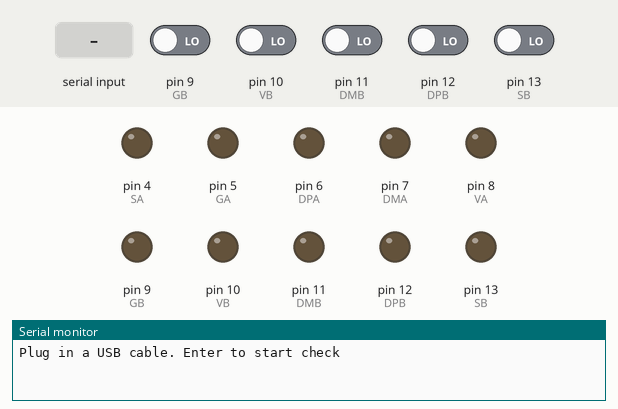
Bench run of a sketch on a simulated Arduino Uno, built with avr-gcc and run on an emulated ATmega328P. On the bench: output pins drawn as LEDs (lit = HIGH), the last lines printed to the serial monitor. Inputs (shaded band) come from the test bench; at power-on: pin 9 (GB), pin 10 (VB), pin 11 (DMB), pin 12 (DPB), pin 13 (SB) LOW.

Above: at 0.8 s.
0.9 s: "1" received over Serial
At 1.45 s:
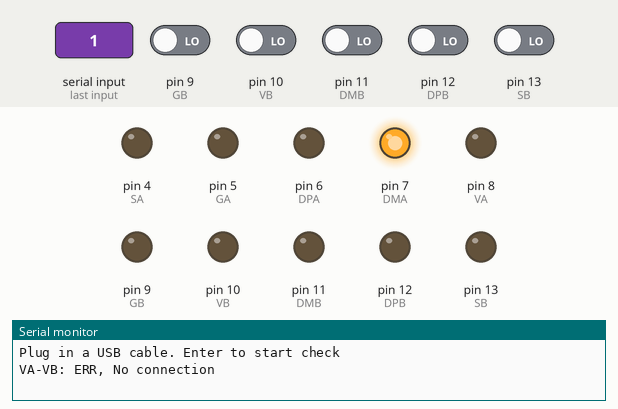
At 2.05 s:
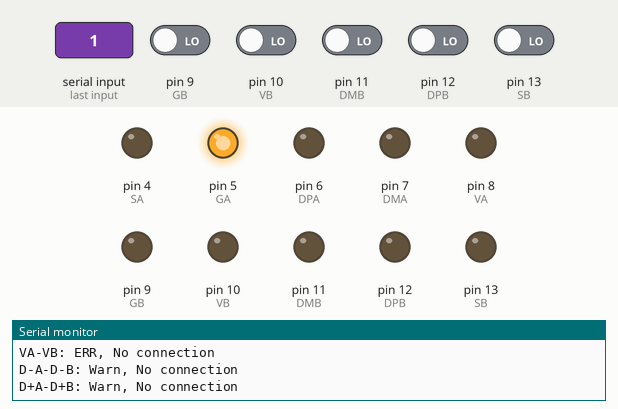
Timing chart, 0 to 3.9 s (numbered marks = the images above; inputs shaded):
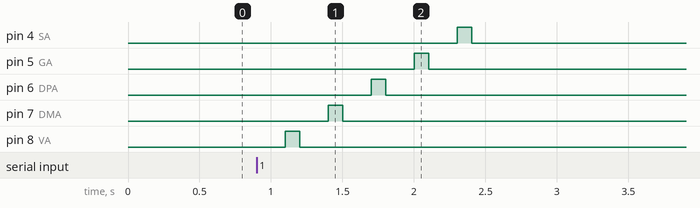

The sketch:

A-B_checker.ino
```cpp
// C++ code
#define VA 8 // typeA V
#define DMA 7 // typeA D-
#define DPA 6 // typeA D+
#define GA 5 // typeA GND
#define SA 4 // typeA shield
#define VB 10 // typeB V
#define DMB 11 // typeB D-
#define DPB 12 // typeB D+
#define GB 9 // typeB GND
#define SB 13 // typeB shield

void(* resetFunc) (void) = 0;

void setup()
{
  Serial.begin(9600);
  Serial.println("Plug in a USB cable. Enter to start check");
  while (Serial.available() == 0) {};
  Serial.read();

  ResetAllPins();

  // typeA V to typeB all
  pinMode(VA, OUTPUT);
  digitalWrite(VA, HIGH);
  delay(100); //十分な時間を待たないと誤反応する
  if(digitalRead(VB)){
    Serial.println("VA-VB: OK");
  } else {
    Serial.println("VA-VB: ERR, No connection");
  };
  if(digitalRead(DMB)){
    Serial.println("VA-D-B: ERR, wrongly connected");
  };
  if(digitalRead(DPB)){
    Serial.println("VA-D+B: ERR, wrongly connected");
  };
  if(digitalRead(GB)){
    Serial.println("VA-GNDB: ERR, wrongly connected");
  };
  if(digitalRead(SB)){
    Serial.println("VA-ShieldB: ERR, wrongly connected");
  };

  ResetAllPins();

  // typeA D- to typeB all
  pinMode(DMA, OUTPUT);
  digitalWrite(DMA, HIGH);
  delay(100);
  if(digitalRead(VB)){
    Serial.println("D-A-VB: ERR, wrongly connected");
  };
  if(digitalRead(DMB)){
    Serial.println("D-A-D-B: OK");
  } else {
    Serial.println("D-A-D-B: Warn, No connection");
  };
  if(digitalRead(DPB)){
    Serial.println("D-A-D+B: ERR, wrongly connected");
  };
  if(digitalRead(GB)){
    Serial.println("D-A-GB: ERR, wrongly connected");
  };
  if(digitalRead(SB)){
    Serial.println("D-A-ShieldB: ERR, wrongly connected");
  };

  ResetAllPins();

  // typeA D+ to typeB all
  pinMode(DPA, OUTPUT);
  digitalWrite(DPA, HIGH);
  delay(100);
  if(digitalRead(VB)){
    Serial.println("D+A-VB: ERR, wrongly connected");
  };
  if(digitalRead(DMB)){
    Serial.println("D+A-D-B: ERR, wrongly connected");
  };
  if(digitalRead(DPB)){
    Serial.println("D+A-D+B: OK");
  } else {
    Serial.println("D+A-D+B: Warn, No connection");
  };
  if(digitalRead(GB)){
    Serial.println("D+A-GNDB: ERR, wrongly connected");
  };
  if(digitalRead(SB)){
    Serial.println("D+A-ShieldB: ERR, wrongly connected");
  };

  ResetAllPins();

  // typeA GND to typeB all
  pinMode(GA, OUTPUT);
  digitalWrite(GA, HIGH);
  delay(100);
  if(digitalRead(VB)){
    Serial.println("GNDA-VB: ERR, wrongly connected");
  };
  if(digitalRead(DMB)){
    Serial.println("GNDA-D-B: ERR, wrongly connected");
  };
  if(digitalRead(DPB)){
    Serial.println("GNDA-D+B: ERR, wrongly connected");
  };
  if(digitalRead(GB)){
    Serial.println("GNDA-GNDB: OK");
  } else {
    Serial.println("GNDA-GNDB: ERR, No connection");
  };
  // シールドは最後にまとめて

  ResetAllPins();

  // typeA Shiled to typeB all
  pinMode(SA, OUTPUT);
  digitalWrite(SA, HIGH);
  delay(100);

  if(digitalRead(VB)){
    Serial.println("ShiledA-VB: ERR, wrongly connected");
  };
  if(digitalRead(DMB)){
    Serial.println("ShieldA-D-B: ERR, wrongly connected");
  };
  if(digitalRead(DPB)){
    Serial.println("ShieldA-D+B: ERR, wrongly connected");
  };
  if(digitalRead(SB)){
    Serial.println("Shiled: Yes");
  } else {
    Serial.println("Shiled: No");
  };
  if(digitalRead(GB)){
    Serial.println("Shiled is grounded in the cable");
  } ;

  ResetAllPins();

  Serial.end();
  resetFunc();
}

void loop()
{
}

void ResetAllPins()
{
  // まず放電する。
  // そうしないと貯まった電荷で誤検知してしまう。
  pinMode(VA, OUTPUT);
  pinMode(DMA, OUTPUT);
  pinMode(DPA, OUTPUT);
  pinMode(GA, OUTPUT);
  pinMode(SA, OUTPUT);
  pinMode(VB, OUTPUT);
  pinMode(DMB, OUTPUT);
  pinMode(DPB, OUTPUT);
  pinMode(GB, OUTPUT);
  pinMode(SB, OUTPUT);

  digitalWrite(VA, LOW);
  digitalWrite(DMA, LOW);
  digitalWrite(DPA, LOW);
  digitalWrite(GA, LOW);
  digitalWrite(SA, LOW);
  digitalWrite(VB, LOW);
  digitalWrite(DMB, LOW);
  digitalWrite(DPB, LOW);
  digitalWrite(GB, LOW);
  digitalWrite(SB, LOW);

  delay(100);

  // change all pins to input
  pinMode(VA, INPUT);
  pinMode(DMA, INPUT);
  pinMode(DPA, INPUT);
  pinMode(GA, INPUT);
  pinMode(SA, INPUT);
  pinMode(VB, INPUT);
  pinMode(DMB, INPUT);
  pinMode(DPB, INPUT);
  pinMode(GB, INPUT);
  pinMode(SB, INPUT);

  delay(100);
}
```

Measured:
- after the input at 0.9 s, pin 4 (SA): LOW → HIGH after 1.4 s, → LOW 0.10 s later; pin 5 (GA): LOW → HIGH after 1.1 s, → LOW 0.10 s later; pin 6 (DPA): LOW → HIGH after 0.80 s, → LOW 0.10 s later; pin 7 (DMA): LOW → HIGH after 0.50 s, → LOW 0.10 s later; pin 8 (VA): LOW → HIGH after 0.20 s, → LOW 0.10 s later
